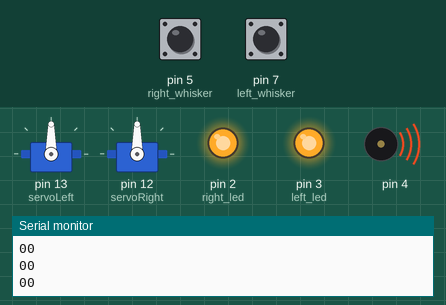
A sketch run on a simulated Arduino Uno, built with avr-gcc and run on an emulated ATmega328P. Shown: 2 × servo, output pins drawn as LEDs (lit = HIGH), buzzer (waves = sounding), the last lines printed to the serial monitor. The test bench sets the inputs (shaded band); at power-on: pin 5 (right_whisker) LOW, pin 7 (left_whisker) LOW.

Above: at 1.2 s.
1.3 s: pin 5 (right_whisker) pulled HIGH for 0.15 s
At 2.1 s:
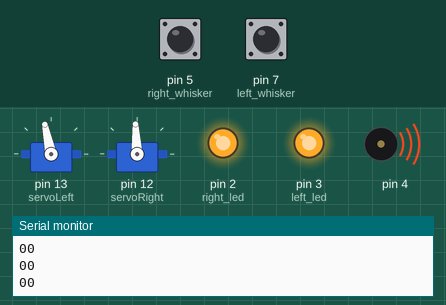
3.0 s: pin 7 (left_whisker) pulled HIGH for 0.15 s
At 3.1 s:
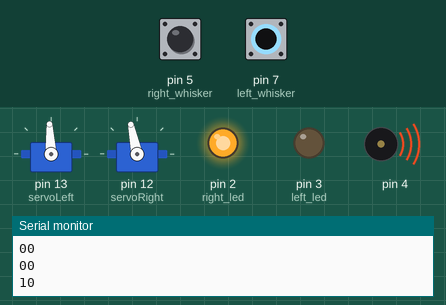
4.7 s: pin 7 (left_whisker) pulled HIGH for 3.2 s
At 8.8 s:
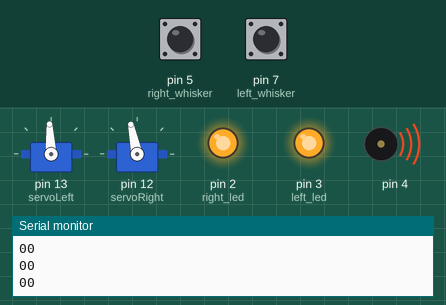
9.4 s: pin 5 (right_whisker) pulled HIGH for 1 s
At 10.0 s:
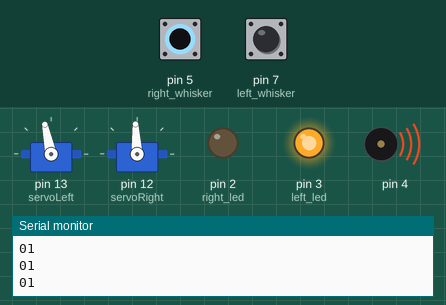
11.9 s: pin 5 (right_whisker) driven HIGH and pin 7 (left_whisker) driven HIGH
At 14.4 s:
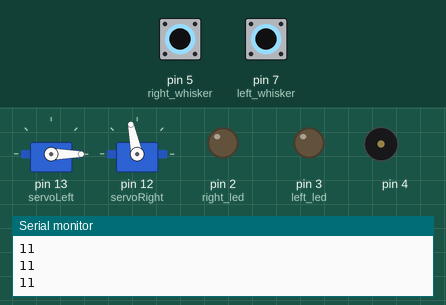
14.8 s: pin 5 (right_whisker) driven LOW and pin 7 (left_whisker) driven LOW
At 15.7 s:
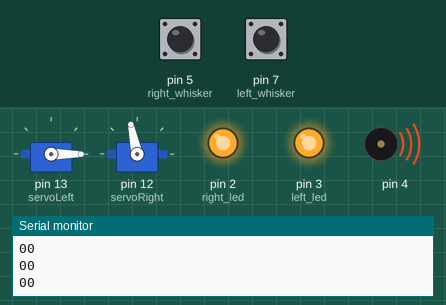
Timing chart, 0 to 17.4 s (numbered marks = the images above; inputs shaded):
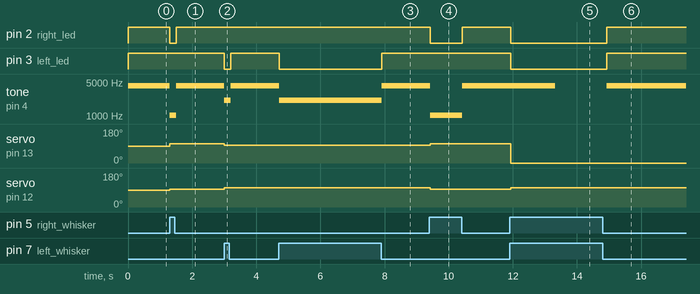

Measured:
- after the input at 1.3 s, pin 2 (right_led): HIGH → LOW at once, → HIGH 0.20 s later; tone on pin 4: 4186 Hz → 1046 Hz at once, → 4186 Hz 0.20 s later; servo on pin 13 (servoLeft): 90° → 102° at once; servo on pin 12 (servoRight): 90° → 93° at once
- after the input at 3.0 s, pin 3 (left_led): HIGH → LOW at once, → HIGH 0.20 s later; tone on pin 4: 4186 Hz → 2093 Hz at once, → 4186 Hz 0.20 s later; servo on pin 13 (servoLeft): 102° → 93° at once; servo on pin 12 (servoRight): 93° → 102° at once
- after the input at 4.7 s, pin 3 (left_led): HIGH → LOW at once, → HIGH 3.2 s later; tone on pin 4: 4186 Hz → 2093 Hz at once, → 4186 Hz 3.2 s later
- after the input at 9.4 s, pin 2 (right_led): HIGH → LOW at once, → HIGH 1.0 s later; tone on pin 4: 4186 Hz → 1046 Hz at once, → 4186 Hz 1.0 s later; servo on pin 13 (servoLeft): 93° → 102° at once; servo on pin 12 (servoRight): 102° → 93° at once
- after the input at 11.9 s, pin 2 (right_led), pin 3 (left_led): HIGH → LOW at once; tone on pin 4: 4186 Hz → silent after 1.4 s; servo on pin 13 (servoLeft): 102° → 0° at once; servo on pin 12 (servoRight): 93° → 102° at once
- after the input at 14.8 s, pin 2 (right_led), pin 3 (left_led): LOW → HIGH after 0.13 s; tone on pin 4: silent → 4186 Hz after 0.13 s

The sketch:

Sensors_actuators_effectors.ino
```cpp
#include "Servo.h"
Servo servoLeft; // Declare left and right servos
Servo servoRight;
void setup() {
  // put your setup code here, to run once:
pinMode(7, INPUT); // left whisker
pinMode(5, INPUT); // right whisker
pinMode(3, OUTPUT); // left led
pinMode(2, OUTPUT); // right led
servoLeft.attach(13);
servoRight.attach(12);
Serial.begin(9600);
}

void loop() {
  // -- sense the environment
  int left = digitalRead(7);
  int right = digitalRead(5);

  // -- decide how to act
  if (left == 1 && right == 1) {
    // -- neither is touching
    digitalWrite(3, LOW);
    digitalWrite(2, LOW);
    servoLeft.writeMicroseconds(-1600);
    servoRight.writeMicroseconds(1600);
    delay(500);
  }
  else if (left == 0 && right == 1) {
    // -- left touch, right not
    digitalWrite(2, LOW);
    digitalWrite(3, HIGH);
    servoLeft.writeMicroseconds(1600);
    servoRight.writeMicroseconds(1500);
    tone(4, 1046, 1500);
  }
  else if (left == 1 && right == 0) {
    // -- left not, right touch
    digitalWrite(2, HIGH);
    digitalWrite(3, LOW);
    servoLeft.writeMicroseconds(1500);
    servoRight.writeMicroseconds(1600);
    tone(4, 2093, 1500);
  }
  else if (left == 0 && right == 0) {
    // -- left touch, right touch
    digitalWrite(3, HIGH);
    digitalWrite(2, HIGH);
    tone(4, 4186, 1500);
  }

  // -- achieve goal
  Serial.print(left);
  Serial.print(right);
  Serial.println();
  delay(100);


}
```
